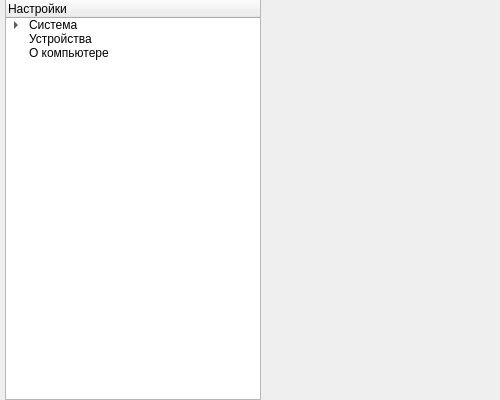
<?xml version="1.0" encoding="UTF-8"?>
<ui version="4.0">
 <class>MainWindow</class>
 <widget class="QMainWindow" name="MainWindow">
  <property name="geometry">
   <rect>
    <x>0</x>
    <y>0</y>
    <width>500</width>
    <height>400</height>
   </rect>
  </property>
  <property name="windowTitle">
   <string>MainWindow</string>
  </property>
  <widget class="QWidget" name="centralwidget">
   <widget class="QWidget" name="">
    <property name="geometry">
     <rect>
      <x>5</x>
      <y>-1</y>
      <width>501</width>
      <height>401</height>
     </rect>
    </property>
    <layout class="QHBoxLayout" name="horizontalLayout">
     <item>
      <widget class="QTreeWidget" name="treeWidget">
       <column>
        <property name="text">
         <string>Настройки</string>
        </property>
       </column>
       <item>
        <property name="text">
         <string>Система</string>
        </property>
        <item>
         <property name="text">
          <string>дисплей</string>
         </property>
        </item>
       </item>
       <item>
        <property name="text">
         <string>Устройства</string>
        </property>
       </item>
       <item>
        <property name="text">
         <string>О компьютере</string>
        </property>
       </item>
      </widget>
     </item>
     <item>
      <widget class="QStackedWidget" name="stackedWidget">
       <property name="currentIndex">
        <number>0</number>
       </property>
       <widget class="QWidget" name="page"/>
       <widget class="QWidget" name="page_2"/>
      </widget>
     </item>
    </layout>
   </widget>
  </widget>
 </widget>
 <resources/>
 <connections/>
</ui>
